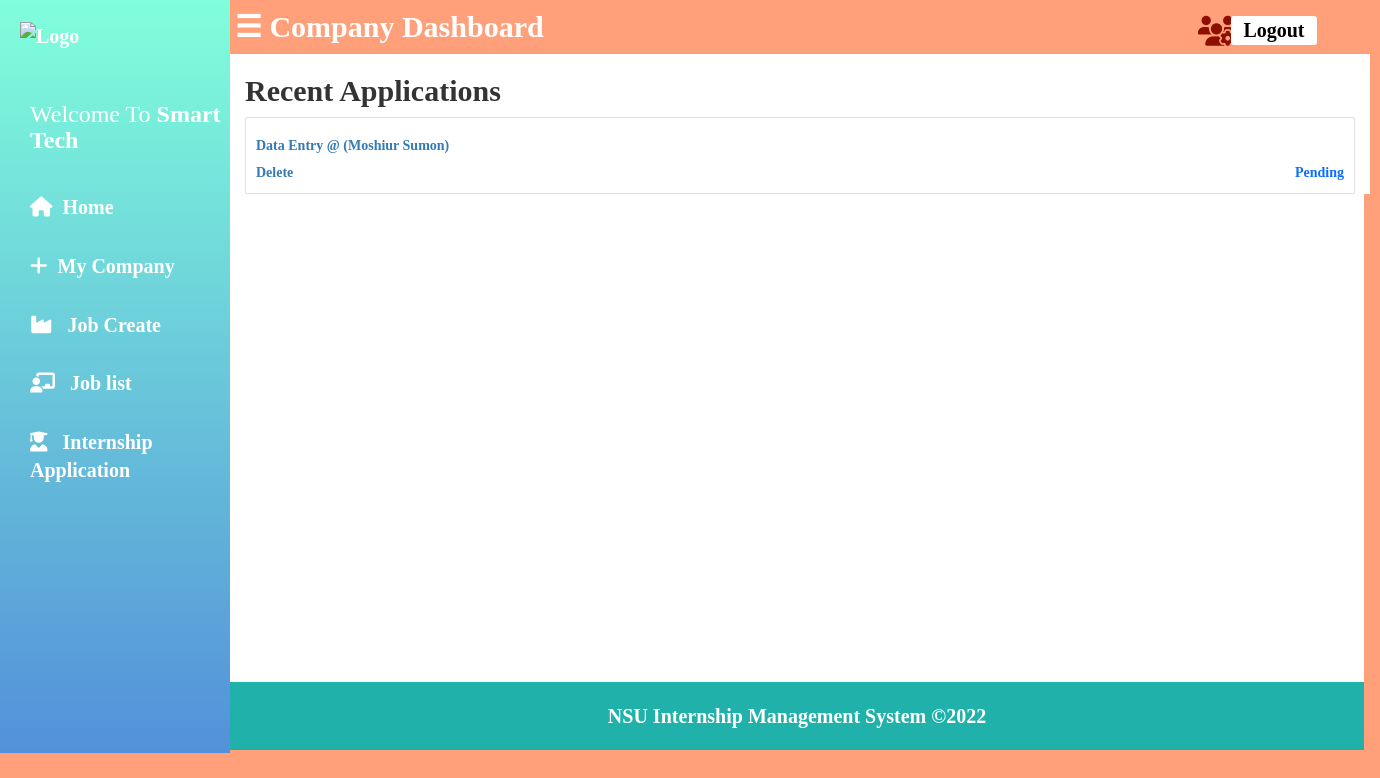
Page /company-dashboard/internship_application.php (signed in) on the committed database.
### tables this page shows
CREATE TABLE `job_list` (
  `job_id` int(11) NOT NULL,
  `com_id` int(255) NOT NULL,
  `job_name` varchar(255) NOT NULL,
  `job_category` varchar(255) NOT NULL,
  `vacancies` int(255) NOT NULL,
  `publish_date` varchar(255) NOT NULL,
  `application_deadline` varchar(255) NOT NULL,
  `location` varchar(255) NOT NULL,
  `internship_status` varchar(255) NOT NULL,
  `intern_paid_or_unpaid` varchar(255) NOT NULL,
  `intern_description` varchar(255) NOT NULL,
  `intern_responsibility` varchar(255) NOT NULL
);

CREATE TABLE `student_information` (
  `id` int(11) NOT NULL,
  `first_name` varchar(50) NOT NULL,
  `last_name` varchar(50) NOT NULL,
  `email` varchar(50) NOT NULL,
  `st_user_name` varchar(50) NOT NULL,
  `user_type` varchar(40) NOT NULL,
  `st_id` int(20) NOT NULL,
  `skill` varchar(255) NOT NULL,
  `st_number` varchar(50) NOT NULL,
  `resume` varchar(255) NOT NULL,
  `verification_status` varchar(255) NOT NULL,
  `verification_id` varchar(255) NOT NULL,
  `st_password` varchar(30) NOT NULL,
  `st_confirm_password` varchar(30) NOT NULL
);

### company-dashboard/internship_application.php (the view, shortened to what this page needs)
<?php
     include('partials/content.php');
?>
<!DOCTYPE html>
<html>
<head>
    <link rel="stylesheet" href="https://cdnjs.cloudflare.com/ajax/libs/twitter-bootstrap/3.3.7/css/bootstrap.min.css">
</head>
<body style="background-color: lightsalmon";>
<div class="main-content bg-white">
  <div class="wrapper">
    <section>
      <div class="container">
        <div class="row">
          <div class="col-md-12 bg-white padding-2">
            <h2><b>Recent Applications</b></h2>
            <?php
             $sql = "SELECT * FROM job_list INNER JOIN apply_job_post ON job_list.job_id=apply_job_post.job_id INNER JOIN student_information ON student_information.id=apply_job_post.id WHERE apply_job_post.com_id='$_SESSION[com_id]'";
                  $result = $conn->query($sql);
                  if($result->num_rows > 0) {
                    while($row = $result->fetch_assoc())
                    {
            ?>
          <div class="card">
            <div class="card-body">
              <h5><a href="user_application.php?id=<?php echo $row['id']; ?>&job_id=<?php echo $row['job_id']; ?>"><?php echo $row['job_name'].' @ ('.$row['first_name'].' '.$row['last_name'].')'; ?></a></h5>
              <div class="attachment-text padding-2">
                <div class="pull-right">
                  <?php
                     if($row['status'] == 0) {
                        echo '<div><strong class="text-primary">Pending</strong></div>';
                     }
                  ?>
              </div>
            </div>
            <div>
                   <a href="<?php echo site_url;?>company-dashboard/delete_application.php?id=<?php echo $row['id'];?>&job_id=<?php echo $row['job_id'];?>">Delete</a>
            </div>
          </div>
          <?php
            }
          }
        ?>
          </div>
        </div>
      </div>
    </section>
  </div>
</div>
</body>
</html>
<?php
      include('partials/footer.php')
?>

### company-dashboard/admin-style/admin_sidenav.css (style rules this page uses)
body { margin:0px; padding: 0px; background-color: lightsalmon; }

### company-dashboard/admin-style/admin_dashboard.css (style rules this page uses)
* { margin: 0; padding: 0; font-family:'palatino'; font-weight: bold; }
.main-content { background-color: #f1f2f6; min-height: 628px; }

### rows in the picture
job_list: job_name "Data Entry", student_information.first_name "Moshiur", student_information.last_name "Sumon"

### other values in the picture
$_SESSION['com_name'] "Smart Tech"
